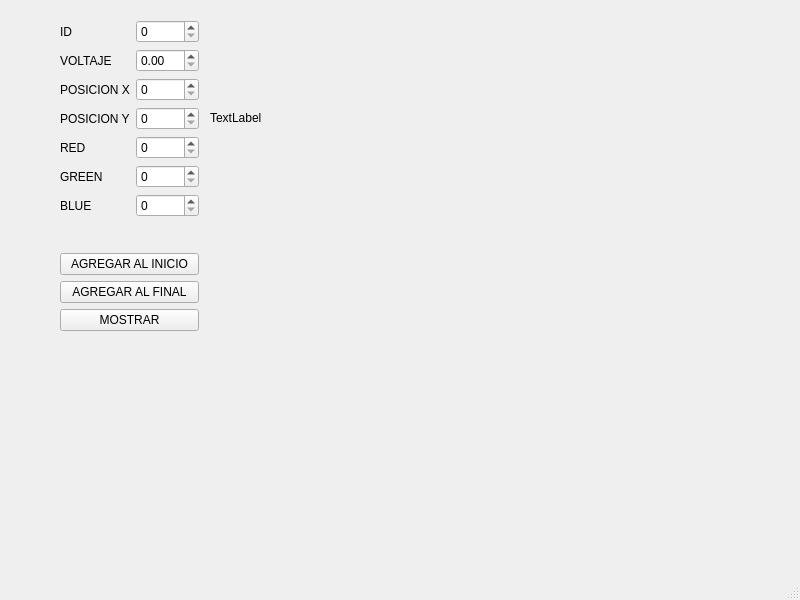
<?xml version="1.0" encoding="UTF-8"?>
<ui version="4.0">
 <class>MainWindow</class>
 <widget class="QMainWindow" name="MainWindow">
  <property name="geometry">
   <rect>
    <x>0</x>
    <y>0</y>
    <width>800</width>
    <height>600</height>
   </rect>
  </property>
  <property name="windowTitle">
   <string>MainWindow</string>
  </property>
  <widget class="QWidget" name="centralwidget">
   <widget class="QLabel" name="label_8">
    <property name="geometry">
     <rect>
      <x>210</x>
      <y>110</y>
      <width>135</width>
      <height>16</height>
     </rect>
    </property>
    <property name="text">
     <string>TextLabel</string>
    </property>
   </widget>
   <widget class="QWidget" name="">
    <property name="geometry">
     <rect>
      <x>60</x>
      <y>20</y>
      <width>139</width>
      <height>311</height>
     </rect>
    </property>
    <layout class="QVBoxLayout" name="verticalLayout_5">
     <item>
      <layout class="QVBoxLayout" name="verticalLayout_4">
       <item>
        <layout class="QVBoxLayout" name="verticalLayout_3">
         <item>
          <layout class="QFormLayout" name="formLayout">
           <item row="0" column="0">
            <layout class="QVBoxLayout" name="verticalLayout">
             <item>
              <widget class="QLabel" name="label">
               <property name="text">
                <string>ID</string>
               </property>
              </widget>
             </item>
             <item>
              <widget class="QLabel" name="label_2">
               <property name="text">
                <string>VOLTAJE</string>
               </property>
              </widget>
             </item>
             <item>
              <widget class="QLabel" name="label_3">
               <property name="text">
                <string>POSICION X</string>
               </property>
              </widget>
             </item>
             <item>
              <widget class="QLabel" name="label_4">
               <property name="text">
                <string>POSICION Y</string>
               </property>
              </widget>
             </item>
             <item>
              <widget class="QLabel" name="label_5">
               <property name="text">
                <string>RED</string>
               </property>
              </widget>
             </item>
             <item>
              <widget class="QLabel" name="label_6">
               <property name="text">
                <string>GREEN</string>
               </property>
              </widget>
             </item>
             <item>
              <widget class="QLabel" name="label_7">
               <property name="text">
                <string>BLUE</string>
               </property>
              </widget>
             </item>
            </layout>
           </item>
           <item row="0" column="1">
            <layout class="QVBoxLayout" name="verticalLayout_2">
             <item>
              <widget class="QSpinBox" name="id"/>
             </item>
             <item>
              <widget class="QDoubleSpinBox" name="voltaje"/>
             </item>
             <item>
              <widget class="QSpinBox" name="posX"/>
             </item>
             <item>
              <widget class="QSpinBox" name="posY"/>
             </item>
             <item>
              <widget class="QSpinBox" name="red"/>
             </item>
             <item>
              <widget class="QSpinBox" name="green"/>
             </item>
             <item>
              <widget class="QSpinBox" name="blue"/>
             </item>
            </layout>
           </item>
          </layout>
         </item>
         <item>
          <widget class="QPushButton" name="Ainicio">
           <property name="text">
            <string>AGREGAR AL INICIO</string>
           </property>
          </widget>
         </item>
         <item>
          <widget class="QPushButton" name="Afinal">
           <property name="text">
            <string>AGREGAR AL FINAL</string>
           </property>
          </widget>
         </item>
        </layout>
       </item>
      </layout>
     </item>
     <item>
      <widget class="QPushButton" name="mostrar">
       <property name="text">
        <string>MOSTRAR</string>
       </property>
      </widget>
     </item>
    </layout>
   </widget>
  </widget>
  <widget class="QMenuBar" name="menubar">
   <property name="geometry">
    <rect>
     <x>0</x>
     <y>0</y>
     <width>800</width>
     <height>21</height>
    </rect>
   </property>
  </widget>
  <widget class="QStatusBar" name="statusbar"/>
 </widget>
 <resources/>
 <connections/>
</ui>
